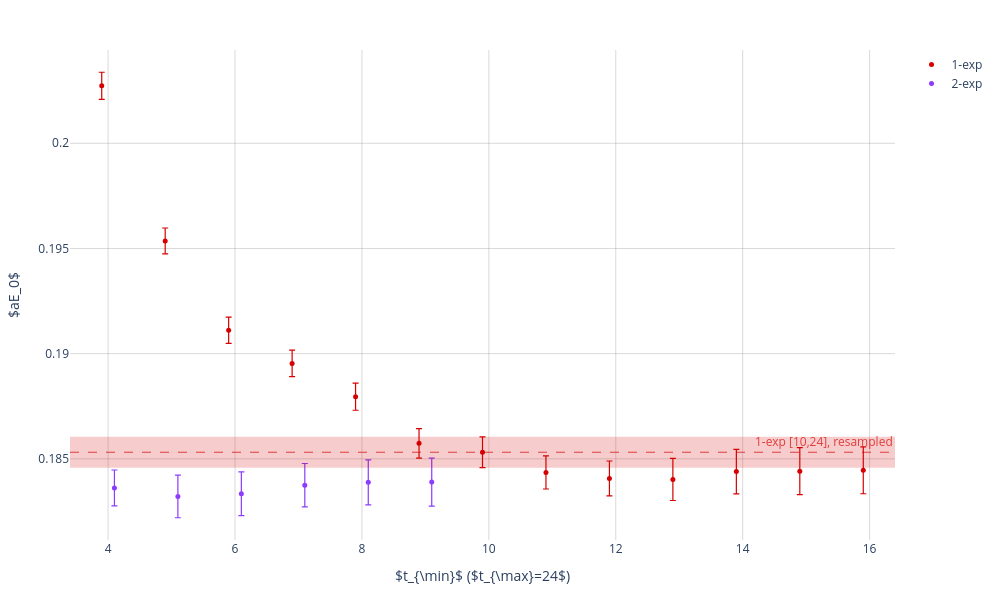

This figure's notebook cell:
### Markdown cell above
### Stability in $t_{\min}$

Fitted energies are single `SigmondSampling`s, so a scan stacks them into a
`SigmondData` over a `tmin` dim and `SeriesPlotter` draws it like any other series.
`HMarker.from_sampling` puts a reference fit on the same plot as a band.

### Code cell
tmins = list(range(4, 17))
scans = {}
for model, tmins_m in (("1-exp", tmins), ("2-exp", tmins[:6])):
    energies = [make_fit(0, t, 24, model).fit_full_sample().param("E") for t in tmins_m]
    scans[model] = ss.SigmondData.from_samplings(
        energies, obs_info=f"E0 {model}", dim_names=("tmin",), coords={"tmin": tmins_m}
    )

axes = SeriesPlotter(list(scans.values()), x="tmin", labels=list(scans)).plot(
    markers=[HMarker.from_sampling(full.param("E"), label="1-exp [10,24], resampled", color="#d60000")],
    xlabel=r"$t_{\min}$ ($t_{\max}=24$)",
    ylabel=r"$aE_0$",
)
show(axes)

### Figure 1 — Plotly figure (JSON) as saved in the notebook; plotly's stock layout.template omitted (floating-point values rounded to 4 significant figures)
{"data": [{"error_y": {"array": [0.0006424, 0.0006173, 0.0006222, 0.0006276, 0.0006458, 0.0007049, 0.000729, 0.0007847, 0.0008309, 0.001003, 0.00106, 0.001113, 0.001115], "color": "rgb(214,0,0)", "thickness": 1.2, "type": "data", "visible": true, "width": 3}, "hoverinfo": "text", "hovertext": ["1-exp<br>tmin=4: 0.202734 ± 0.00064", "1-exp<br>tmin=5: 0.195357 ± 0.00062", "1-exp<br>tmin=6: 0.191111 ± 0.00062", "1-exp<br>tmin=7: 0.189538 ± 0.00063", "1-exp<br>tmin=8: 0.187956 ± 0.00065", "1-exp<br>tmin=9: 0.185736 ± 0.0007", "1-exp<br>tmin=10: 0.185314 ± 0.00073", "1-exp<br>tmin=11: 0.184353 ± 0.00078", "1-exp<br>tmin=12: 0.184067 ± 0.00083", "1-exp<br>tmin=13: 0.184024 ± 0.001", "1-exp<br>tmin=14: 0.184393 ± 0.0011", "1-exp<br>tmin=15: 0.184416 ± 0.0011", "1-exp<br>tmin=16: 0.184455 ± 0.0011"], "line": {"color": "rgb(214,0,0)"}, "marker": {"color": "rgb(214,0,0)", "size": 5, "symbol": "circle"}, "mode": "markers", "name": "1-exp", "showlegend": true, "type": "scatter", "x": [3.9, 4.9, 5.9, 6.9, 7.9, 8.9, 9.9, 10.9, 11.9, 12.9, 13.9, 14.9, 15.9], "xaxis": "x", "y": [0.2027, 0.1954, 0.1911, 0.1895, 0.188, 0.1857, 0.1853, 0.1844, 0.1841, 0.184, 0.1844, 0.1844, 0.1845], "yaxis": "y"}, {"error_y": {"array": [0.0008529, 0.001014, 0.001039, 0.001031, 0.001068, 0.001145], "color": "rgb(140,59,255)", "thickness": 1.2, "type": "data", "visible": true, "width": 3}, "hoverinfo": "text", "hovertext": ["2-exp<br>tmin=4: 0.183616 ± 0.00085", "2-exp<br>tmin=5: 0.183216 ± 0.001", "2-exp<br>tmin=6: 0.183342 ± 0.001", "2-exp<br>tmin=7: 0.183748 ± 0.001", "2-exp<br>tmin=8: 0.183883 ± 0.0011", "2-exp<br>tmin=9: 0.183895 ± 0.0011"], "line": {"color": "rgb(140,59,255)"}, "marker": {"color": "rgb(140,59,255)", "size": 5, "symbol": "circle"}, "mode": "markers", "name": "2-exp", "showlegend": true, "type": "scatter", "x": [4.1, 5.1, 6.1, 7.1, 8.1, 9.1], "xaxis": "x", "y": [0.1836, 0.1832, 0.1833, 0.1837, 0.1839, 0.1839], "yaxis": "y"}, {"fill": "toself", "fillcolor": "rgba(214,0,0,0.2)", "hoverinfo": "skip", "line": {"color": "rgba(0,0,0,0)", "width": 0}, "mode": "lines", "showlegend": false, "type": "scatter", "x": [3.4, 16.4, 16.4, 3.4], "xaxis": "x", "y": [0.186, 0.186, 0.1846, 0.1846], "yaxis": "y"}, {"connectgaps": false, "hoverinfo": "skip", "line": {"color": "rgba(214,0,0,0.7)", "dash": "dash", "width": 1}, "mode": "lines", "showlegend": false, "type": "scatter", "x": [3.4, 16.4, null], "xaxis": "x", "y": [0.1853, 0.1853, null], "yaxis": "y"}], "layout": {"annotations": [{"font": {"color": "rgba(214,0,0,0.7)"}, "showarrow": false, "text": "1-exp [10,24], resampled", "x": 16.4, "xanchor": "right", "xref": "x", "y": 0.1853, "yanchor": "bottom", "yref": "y"}], "height": 600, "legend": {"borderwidth": 0, "orientation": "v"}, "margin": {"b": 60, "l": 70, "r": 30, "t": 50}, "showlegend": true, "width": 1000, "xaxis": {"anchor": "y", "domain": [0, 1], "gridcolor": "rgba(128,128,128,0.3)", "range": [3.4, 16.4], "showgrid": true, "title": {"text": "$t_{\\min}$ ($t_{\\max}=24$)"}}, "yaxis": {"anchor": "x", "domain": [0, 1], "gridcolor": "rgba(128,128,128,0.3)", "range": [0.1811, 0.2044], "showgrid": true, "title": {"text": "$aE_0$"}, "type": "linear"}}}
